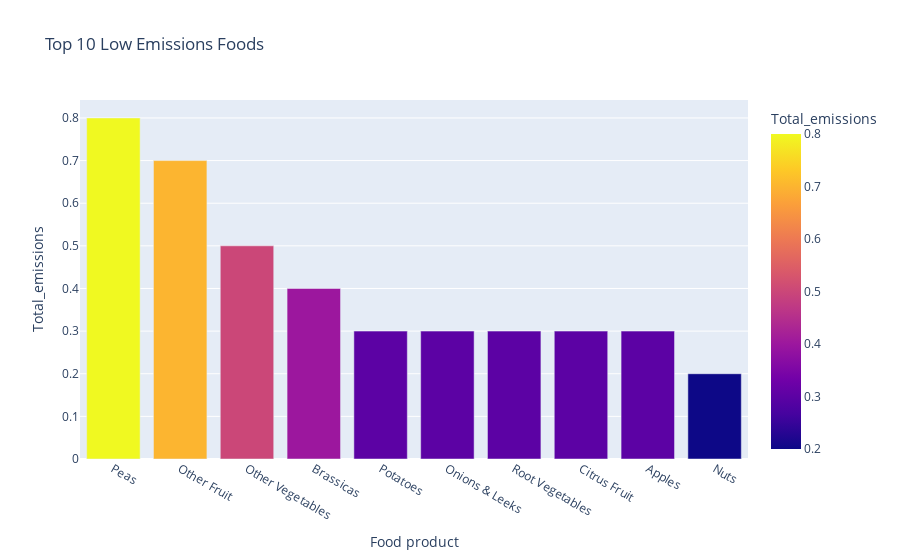

Write notebook code for a chart like this one.
### Code cell
cat=df.nsmallest(n=10,columns=['Total_emissions'])

sorted_df= cat.sort_values(by='Total_emissions', ascending= False)
fig = px.bar(sorted_df, x='Food product', y='Total_emissions', color='Total_emissions', title='Top 10 Low Emissions Foods')
fig.show()

### Figure 1 — Plotly figure (JSON) as saved in the notebook; plotly's stock layout.template omitted (floating-point values rounded to 4 significant figures)
{"data": [{"alignmentgroup": "True", "hovertemplate": "Food product=%{x}<br>Total_emissions=%{marker.color}<extra></extra>", "legendgroup": "", "marker": {"color": [0.8, 0.7, 0.5, 0.4, 0.3, 0.3, 0.3, 0.3, 0.3, 0.2], "coloraxis": "coloraxis", "pattern": {"shape": ""}}, "name": "", "offsetgroup": "", "orientation": "v", "showlegend": false, "textposition": "auto", "type": "bar", "x": ["Peas", "Other Fruit", "Other Vegetables", "Brassicas", "Potatoes", "Onions & Leeks", "Root Vegetables", "Citrus Fruit", "Apples", "Nuts"], "xaxis": "x", "y": [0.8, 0.7, 0.5, 0.4, 0.3, 0.3, 0.3, 0.3, 0.3, 0.2], "yaxis": "y"}], "layout": {"barmode": "relative", "coloraxis": {"colorbar": {"title": {"text": "Total_emissions"}}, "colorscale": [[0, "#0d0887"], [0.1111, "#46039f"], [0.2222, "#7201a8"], [0.3333, "#9c179e"], [0.4444, "#bd3786"], [0.5556, "#d8576b"], [0.6667, "#ed7953"], [0.7778, "#fb9f3a"], [0.8889, "#fdca26"], [1, "#f0f921"]]}, "legend": {"tracegroupgap": 0}, "title": {"text": "Top 10 Low Emissions Foods"}, "xaxis": {"anchor": "y", "domain": [0, 1], "title": {"text": "Food product"}}, "yaxis": {"anchor": "x", "domain": [0, 1], "title": {"text": "Total_emissions"}}}}
